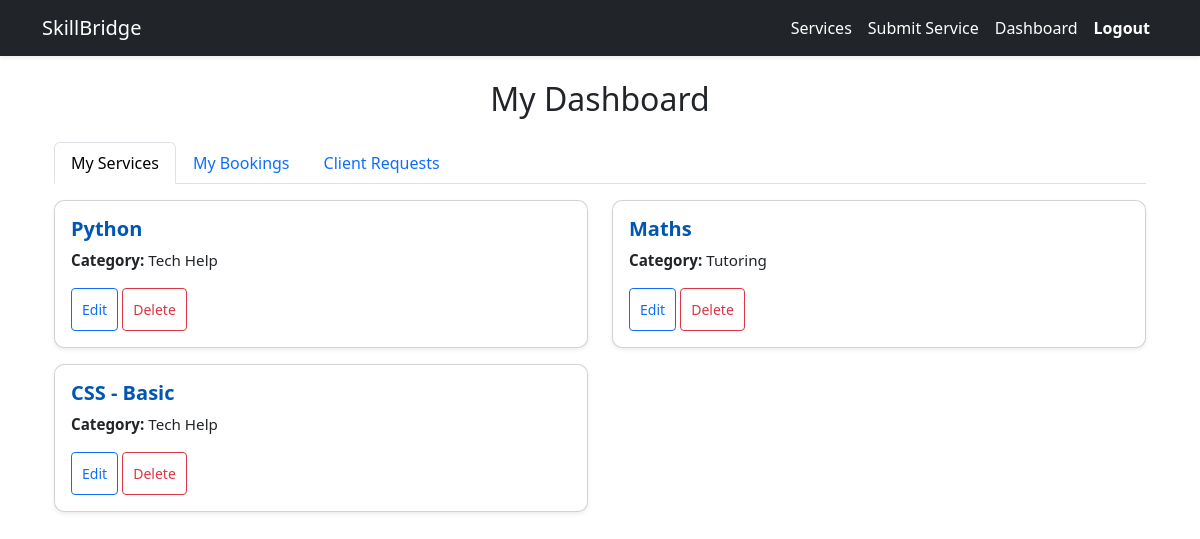
Screenshot of /services/dashboard/ (signed in) with the database file from the repository.
### services/models.py (models this page shows, shortened)
class SkillService(models.Model):
    CATEGORY_CHOICES = [
        ('Tutoring', 'Tutoring'),
        ('Tech Help', 'Tech Help'),
        ('Sewing', 'Sewing'),
        ('Gardening', 'Gardening'),
        ('Other', 'Other'),
    ]
    provider = models.ForeignKey(User, on_delete=models.CASCADE)
    title = models.CharField(max_length=100)
    description = models.TextField()
    category = models.CharField(max_length=50, choices=CATEGORY_CHOICES)
    rate_per_hour = models.DecimalField(max_digits=6, decimal_places=2)
    is_approved = models.BooleanField(default=False)
    created_at = models.DateTimeField(auto_now_add=True)

### services/views.py (the view)
# urls.py: path('dashboard/', dashboard, name='dashboard'),
@login_required
def dashboard(request):
    my_services = SkillService.objects.filter(provider=request.user)
    my_client_bookings = BookingRequest.objects.filter(client=request.user)
    incoming_bookings = BookingRequest.objects.filter(service__provider=request.user)
    return render(request, 'services/dashboard.html', {
        'my_services': my_services,
        'my_bookings': my_client_bookings,
        'bookings_on_my_services': incoming_bookings,
    })

### services/templates/services/dashboard.html (shortened to what this page needs)
{% extends 'base.html' %}
{% block content %}
<div class="container mt-4">
    <h2 class="mb-4 text-center">My Dashboard</h2>
    <ul class="nav nav-tabs" id="dashboardTabs" role="tablist">
        <li class="nav-item" role="presentation">
            <button class="nav-link active" id="services-tab" data-bs-toggle="tab" data-bs-target="#services"
            type="button" role="tab">My Services</button>
        </li>
        <li class="nav-item" role="presentation">
            <button class="nav-link" id="my-bookings-tab" data-bs-toggle="tab" data-bs-target="#my-bookings"
            type="button" role="tab">My Bookings</button>
        </li>
        <li class="nav-item" role="presentation">
            <button class="nav-link" id="client-bookings-tab" data-bs-toggle="tab" data-bs-target="#client-bookings"
            type="button" role="tab">Client Requests</button>
        </li>
    </ul>
    <div class="tab-content mt-3">
        <div class="tab-pane fade show active" id="services" role="tabpanel" aria-labelledby="services-tab">
            {% if my_services %}
                <div class="row">
                    {% for service in my_services %}
                    <div class="col-md-6 mb-3">
                        <div class="card shadow-sm">
                            <div class="card-body">
                                <h5 class="card-title">{{ service.title }}</h5>
                                <p class="card-text"><strong>Category:</strong> {{ service.category }}</p>
                                <a href="{% url 'edit_service' service.id %}" class="btn btn-sm btn-outline-primary">Edit</a>
                                <form id="delete-form-{{ service.id }}" method="POST" action="{% url 'delete_service' service.id %}" class="d-inline">
                                    <button type="button"
                                            class="btn btn-sm btn-outline-danger"
                                            data-bs-toggle="modal"
                                            data-bs-target="#confirmDeleteModal"
                                            data-form-id="delete-form-{{ service.id }}">
                                        Delete
                                    </button>
                                </form>
                            </div>
                        </div>
                    </div>
                    {% endfor %}
                </div>
            {% else %}
                <p class="text-muted">You haven't submitted any services yet.</p>
            {% endif %}
        </div>
    </div>
</div>
{% endblock %}

### services/static/css/style.css (style rules this page uses)
.card { border-radius: 8px; }
.card .btn { padding: 10px; }
.card { border-radius: 10px; }
.card-title { font-weight: 600; color: #0056b3; }
.card-text { font-size: 0.95rem; }
.btn-outline-primary { font-weight: 500; }

### rows the page displays
SkillService: title "Python", category "Tech Help"
SkillService: title "Maths", category "Tutoring"
SkillService: title "CSS - Basic", category "Tech Help"
